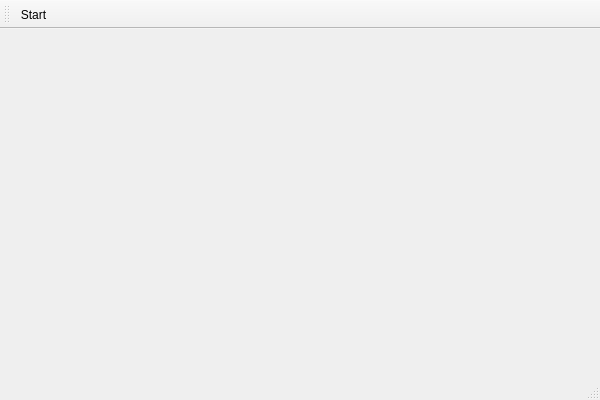
<?xml version="1.0" encoding="UTF-8"?>
<ui version="4.0">
 <class>CrystalSoftwareClass</class>
 <widget class="QMainWindow" name="CrystalSoftwareClass">
  <property name="geometry">
   <rect>
    <x>0</x>
    <y>0</y>
    <width>600</width>
    <height>400</height>
   </rect>
  </property>
  <property name="windowTitle">
   <string>CrystalSoftware</string>
  </property>
  <widget class="QWidget" name="centralWidget"/>
  <widget class="QMenuBar" name="menuBar">
   <property name="geometry">
    <rect>
     <x>0</x>
     <y>0</y>
     <width>600</width>
     <height>23</height>
    </rect>
   </property>
  </widget>
  <widget class="QToolBar" name="mainToolBar">
   <attribute name="toolBarArea">
    <enum>TopToolBarArea</enum>
   </attribute>
   <attribute name="toolBarBreak">
    <bool>false</bool>
   </attribute>
   <addaction name="actionStart"/>
  </widget>
  <widget class="QStatusBar" name="statusBar"/>
  <action name="actionStart">
   <property name="text">
    <string>Start</string>
   </property>
  </action>
 </widget>
 <layoutdefault spacing="6" margin="11"/>
 <resources>
  <include location="CrystalSoftware.qrc"/>
 </resources>
 <connections/>
</ui>
